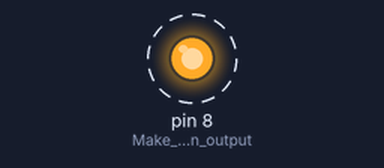
The sketch below on a simulated Arduino Uno, built with avr-gcc and run on an emulated ATmega328P. On the bench: output pins drawn as LEDs (lit = HIGH). Dashed ring = blinking.

Above: at 0.2 s.
Timing chart, 0 to 3.0 s (numbered marks = the images above):
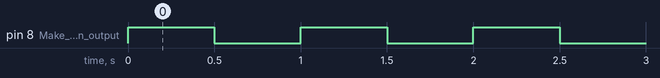

Measured:
- by itself, pin 8 (Make_pin_8_an_output): alternates HIGH for 0.50 s and LOW for 0.50 s

The sketch:

program1.ino
```cpp
// This sketch blinks an LED connected to pin 8 on and off.
bool LED_switch = true; // This variable is our virtual light switch.

void setup() {
    pinMode(8, OUTPUT); // Make pin 8 an output.
}

void loop() {
    digitalWrite(8, LED_switch); // Turn the LED on or off.
    delay(500); // Delay for half a second.
    LED_switch = !LED_switch; // Flip the value between true and false.
}
```
